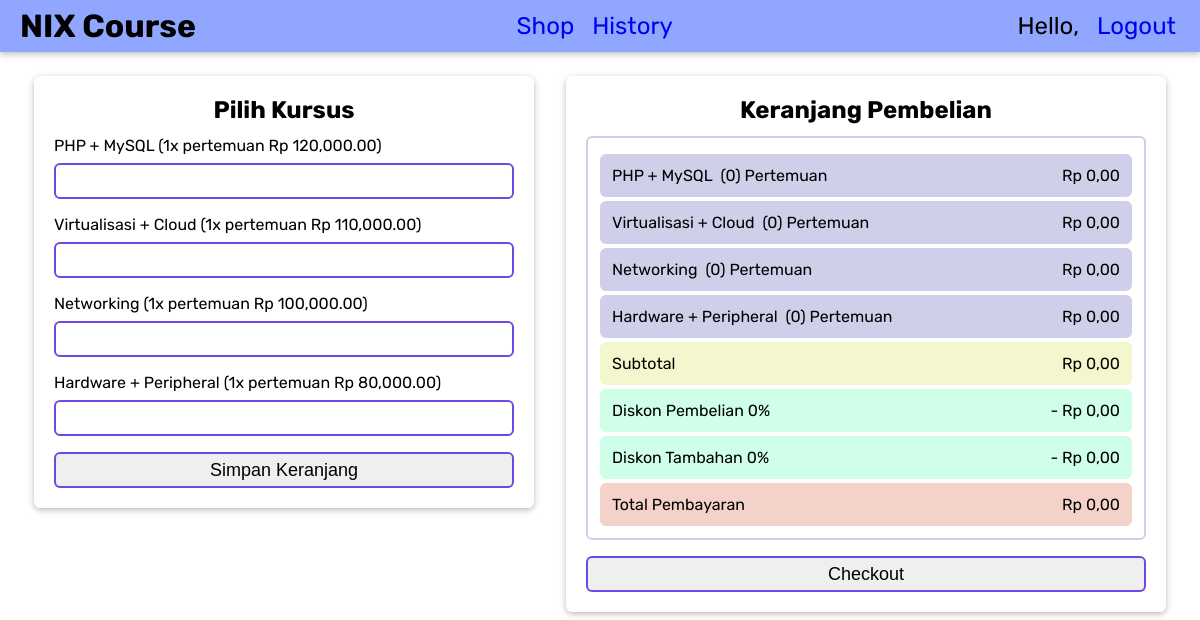
The page / on the database its author committed.
### tables this page shows
CREATE TABLE `course` (
  `id` int NOT NULL,
  `name` varchar(45) NOT NULL,
  `price` int NOT NULL
);

### market.php (called while the page is built, shortened)
<?php
    $username = $_SESSION['username'];
    $percent_diskon1 = "0%";
    $percent_diskon2 = "0%";
    include 'config.php';
    $marketDataPS = "SELECT price FROM course WHERE name = 'phpsql'";
    $marketDataVC = "SELECT price FROM course WHERE name = 'virtcloud'";
    $marketDataNET = "SELECT price FROM course WHERE name = 'network'";
    $marketDataHP = "SELECT price FROM course WHERE name = 'hardperi'";
    $ps = mysqli_fetch_assoc(mysqli_query($conn, $marketDataPS));
    $ps = $ps['price'];
    $vc = mysqli_fetch_assoc(mysqli_query($conn, $marketDataVC));
    $vc = $vc['price'];
    $net = mysqli_fetch_assoc(mysqli_query($conn, $marketDataNET));
    $net = $net['price'];
    $hp = mysqli_fetch_assoc(mysqli_query($conn, $marketDataHP));
    $hp = $hp['price'];
    $queryPullUserCart = "SELECT quantity_ps, quantity_vc, quantity_net, quantity_hp FROM usercart WHERE username = '$username'";
    $dataPullUserCart = mysqli_query($conn, $queryPullUserCart);
    $dataPullUserCart = mysqli_fetch_assoc($dataPullUserCart);
    $jumps = isset($dataPullUserCart['quantity_ps']) ? $dataPullUserCart['quantity_ps'] : 0;
    $jumvc = isset($dataPullUserCart['quantity_vc']) ? $dataPullUserCart['quantity_vc'] : 0;
    $jumnet = isset($dataPullUserCart['quantity_net']) ? $dataPullUserCart['quantity_net'] : 0;
    $jumhp = isset($dataPullUserCart['quantity_hp']) ? $dataPullUserCart['quantity_hp'] : 0;
    $ps1 = $ps * $jumps;
    $vc1 = $vc * $jumvc;
    $net1 = $net * $jumnet;
    $hp1 = $hp * $jumhp;
    $subtotal = $ps1 + $vc1 + $net1 + $hp1;
    $diskon1 = 0;
    $diskon2 = 0;
    $total = $subtotal - ($diskon1 + $diskon2);
    $data_jumps = isset($dataPullUserCart['quantity_ps']) ? $dataPullUserCart['quantity_ps'] : 0;
    $data_jumvc = isset($dataPullUserCart['quantity_vc']) ? $dataPullUserCart['quantity_vc'] : 0;
    $data_jumnet = isset($dataPullUserCart['quantity_net']) ? $dataPullUserCart['quantity_net'] : 0;
    $data_jumhp = isset($dataPullUserCart['quantity_hp']) ? $dataPullUserCart['quantity_hp'] : 0;
    $data_hargaps = $ps1;
    $data_hargavc = $vc1;
    $data_harganet = $net1;
    $data_hargahp = $hp1;
    $data_subtotal = $subtotal;
    $data_diskon1 = $diskon1;
    $percent_diskon1_text = $percent_diskon1;
    $data_diskon2 = $diskon2;
    $percent_diskon2_text = $percent_diskon2;
    $data_total = $total;
    $ps_text = number_format($data_hargaps, 2, ',', '.');
    $vc_text = number_format($data_hargavc, 2, ',', '.');
    $net_text = number_format($data_harganet, 2, ',', '.');
    $hp_text = number_format($data_hargahp, 2, ',', '.');
    $total_text = number_format($data_total, 2, ',', '.');
    $diskon1_text = number_format($data_diskon1, 2, ',', '.');
    $diskon2_text = number_format($data_diskon2, 2, ',', '.');
    $subtotal_text = number_format($data_subtotal, 2, ',', '.');
    $ps_init = number_format($ps, 2, '.', ',');
    $vc_init = number_format($vc, 2, '.', ',');
    $net_init = number_format($net, 2, '.', ',');
    $hp_init = number_format($hp, 2, '.', ',');
?>

### index.php (the view, shortened to what this page needs)
<!DOCTYPE html>
<html lang="en">
<head>
    <link rel="stylesheet" href="./style/style.css">
</head>
<body>
    <?php
        include 'market.php';
    ?>
    <header class="shadow">
        <div class="container">
            <h1>NIX Course</h1>
        </div>
        <div class="menu">
            <nav>
                <ul>
                    <li><a href="#">Shop</a></li>
                    <li><a href="?link=history">History</a></li>
                </ul>
            </nav>
        </div>
        <div class="container2">
            <nav>
                <ul>
                    <li><?php echo "Hello, <b>$username</b>"; ?></li>
                    <li><a href="logout.php">Logout</a></li>
                </ul>
            </nav>
        </div>
    </header>
    <div class="shop">
        <form action="<?php $_SERVER["PHP_SELF"]?>" method="post">
            <div class="card shadow" id="left">
                <h2>Pilih Kursus</h2>
                <div class="course">
                    <p>PHP + MySQL (1x pertemuan <?php echo "Rp $ps_init";?>)</p><input type=number name="ps-q">
                    <p>Virtualisasi + Cloud (1x pertemuan <?php echo "Rp $vc_init";?>)</p><input type=number name="vc-q">
                    <p>Networking (1x pertemuan <?php echo "Rp $net_init";?>)</p><input type=number name="net-q">
                    <p>Hardware + Peripheral (1x pertemuan <?php echo "Rp $hp_init";?>)</p><input type=number name="hp-q">
                    <button class="cart" name="save">Simpan Keranjang</button>
                </div>
            </div>
        </form>
        <form action="<?php $_SERVER["PHP_SELF"]?>" method="post">
            <div class="listcart card shadow" id="right">
                <h2>Keranjang Pembelian</h2>
                <div class="container-b">
                    <section class="course-section">
                    <a class="course-name">PHP + MySQL</a>&nbsp;<span class="pertemuan"><?php echo " ($data_jumps) Pertemuan";?></span>&nbsp;&nbsp;<span class="nominal"><?php echo " Rp $ps_text";?></span>
                    </section>
                    <section class="course-section">
                    <a class="course-name">Virtualisasi + Cloud</a>&nbsp;<span class="pertemuan"><?php echo " ($data_jumvc) Pertemuan";?></span>&nbsp;&nbsp;<span class="nominal"><?php echo " Rp $vc_text";?></span>
                    </section>
                    <section class="course-section">
                    <a class="course-name">Networking</a>&nbsp;<span class="pertemuan"><?php echo " ($data_jumnet) Pertemuan";?></span>&nbsp;&nbsp;<span class="nominal"><?php echo " Rp $net_text";?></span>
                    </section>
                    <section class="course-section">
                    <a class="course-name">Hardware + Peripheral</a>&nbsp;<span class="pertemuan"><?php echo " ($data_jumhp) Pertemuan";?></span>&nbsp;&nbsp;<span class="nominal"><?php echo "Rp $hp_text";?></span>
                    </section>
                    <section class="total-section">
                    <a class="total-info">Subtotal</a>&nbsp;&nbsp;<span class="nominal"><?php echo "Rp $subtotal_text";?></span>
                    </section>
                    <section class="discount-section">
                    <a class="discount-info discount-one">Diskon Pembelian <?php echo $percent_diskon1_text;?></a>&nbsp;&nbsp;<span class="nominal"><?php echo "- Rp $diskon1_text";?></span>
                    </section>
                    <section class="discount-section">
                    <a class="discount-info discount-two">Diskon Tambahan <?php echo $percent_diskon2_text;?></a>&nbsp;&nbsp;<span class="nominal"><?php echo "- Rp $diskon2_text";?></span>
                    </section>
                    <section class="subtotal-section">
                    <a class="subtotal-info">Total Pembayaran</a>&nbsp;&nbsp;<span class="nominal"><?php echo "Rp $total_text";?></span>
                    </section>
                </div>
                <button class="order" name="order">Checkout</button>
            </div>
        </form>
    </div>
</body>
</html>

### style/style.css (style rules this page uses)
* { box-sizing: border-box; margin: 0; }
html, body { width: 100%; margin: 0; font-family: 'Rubik', sans-serif; align-items: center; display: flex; flex-direction: column; justify-content: center; }
header { width: 100%; margin: 0; margin-bottom: 24px; background-color: #91a7ff; display: flex; flex-direction: row; justify-content: space-between; }
.shadow { box-shadow: 0 2px 5px 0 rgba(0, 0, 0, 0.16), 0 2px 10px 0 rgba(0, 0, 0, 0.12); }
.container { display: flex; flex-direction: column; justify-content: center; padding-left: 20px; }
.menu { justify-content: space-evenly; }
.container2 { float: right; }
nav { font-size: 24px; width: 100%; padding: 12px; align-items: center; }
ul { list-style-type: none; text-align: center; }
li { display: inline; padding-right: 12px; }
a { text-decoration: none; }
.card { border-radius: 6px; padding: 20px; width: 500px; display: flex; flex-direction: column; justify-content: center; }
.listcart { width: 600px; }
h2 { text-align: center; margin-bottom: 12px; }
input { outline: none; font-size: 16px; width: 100%; height: 36px; border: 2px solid #7048e8; border-radius: 6px; margin-top: 8px; margin-bottom: 16px; padding: 6px 8px; }
button { transition: .5s; cursor: pointer; float: right; font-size: 18px; width: 12vh; height: 36px; border-radius: 6px; border: 2px solid #7048e8; }
.cart { width: 100%; }
.order { margin-top: 16px; width: 100%; }
.shop { display: flex; flex-direction: row; justify-content: center; }
#right { margin-left: 32px; }
.container-b { border-radius: 6px; border: 2px solid #cfcfe9; padding: 12px; }
.course-section { border-radius: 6px; background-color: #cfcfe9; margin-top: 4px; padding: 12px; }
.total-section { border-radius: 6px; background-color: #f4f7cd; margin-top: 4px; padding: 12px; }
.discount-section { border-radius: 6px; background-color: #cfffe9; margin-top: 4px; padding: 12px; }
.subtotal-section { border-radius: 6px; background-color: #f5d2c9; margin-top: 4px; padding: 12px; }
.course { display: flex; flex-direction: column; justify-content: space-between; }
.nominal { float: right; }

### rows shown on the page
course: price "120,000.00", price "0,00"
course: price "110,000.00", price "0,00"
course: price "100,000.00", price "0,00"
course: price "80,000.00", price "0,00"

### other values the page prints
$data_jumps "0"
$data_jumvc "0"
$data_jumnet "0"
$data_jumhp "0"
$subtotal_text "0,00"
$percent_diskon1_text "0%"
$diskon1_text "0,00"
$percent_diskon2_text "0%"
$diskon2_text "0,00"
$total_text "0,00"
